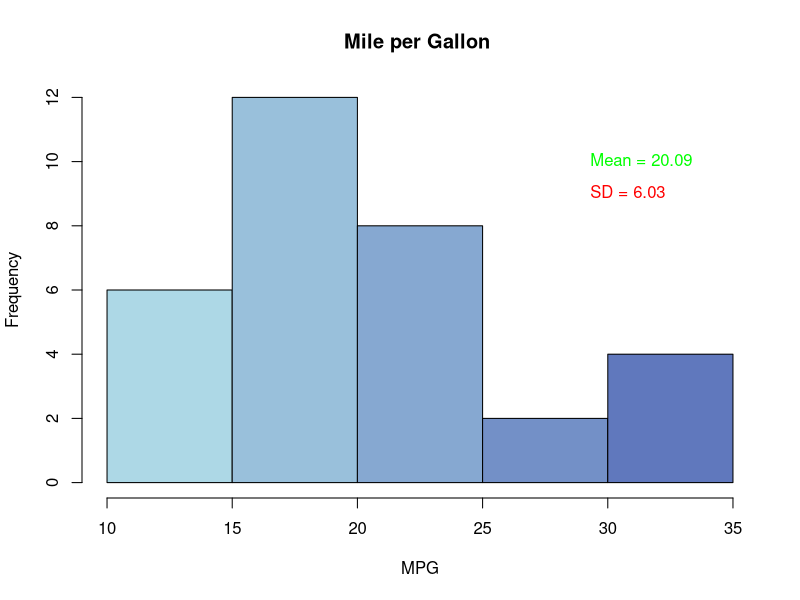

Recreate this plot in R.
#Create a histogram of the miles per gallon (mpg) in the mtcars dataset.
#Use different shades of blue to represent the frequency of each bin.
#Add appropriate title and labels to the plot. Calculate and display the
#mean and standard deviation of mpg on the plot
data("mtcars")

hist(mtcars$mpg,col = colorRampPalette(c("lightblue", "darkblue"))(10),
     xlab = "MPG",main = "Mile per Gallon ")

mean_mpg<-mean(mtcars$mpg)
std_mpg<-sd(mtcars$mpg)

text(max(mtcars$mpg) - 5, 10, paste("Mean =", round(mean_mpg, 2)), col = "green", pos = 4)
text(max(mtcars$mpg) - 5, 9, paste("SD =", round(std_mpg, 2)), col = "red", pos = 4)